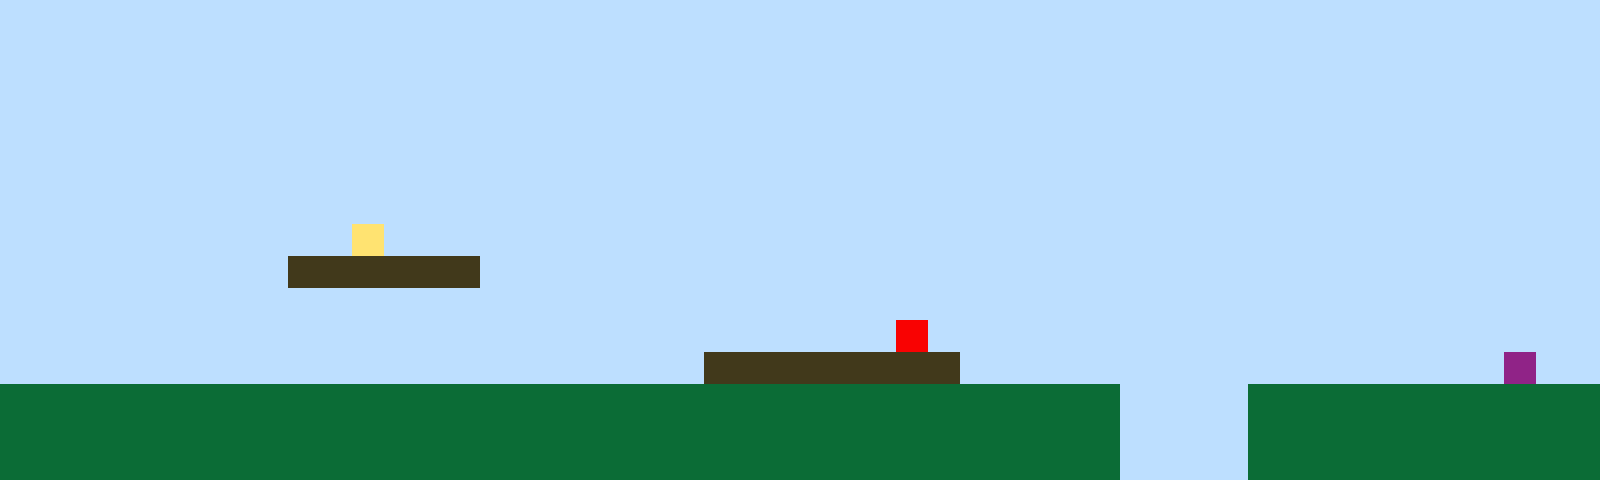

A level layout from a 2D game, rendered from its tile map. Below: a short description, then the map file with its tile-grid data intact:
An orthogonal 50x15 tile map with 32x32 px tiles, 1 tile layer (Tile Layer 1).

<map version="1.10" tiledversion="1.11.2" orientation="orthogonal" renderorder="right-up" width="50" height="15" tilewidth="32" tileheight="32" infinite="0" nextlayerid="2" nextobjectid="1"><editorsettings><export target="map1.csv" format="csv" /></editorsettings><tileset firstgid="1" name="sprites" tilewidth="32" tileheight="32" tilecount="6" columns="3"><image source="sprites.png" width="96" height="64" /></tileset><layer id="1" name="Tile Layer 1" width="50" height="15"><data encoding="csv">1,1,1,1,1,1,1,1,1,1,1,1,1,1,1,1,1,1,1,1,1,1,1,1,1,1,1,1,1,1,1,1,1,1,1,1,1,1,1,1,1,1,1,1,1,1,1,1,1,1,1,1,1,1,1,1,1,1,1,1,1,1,1,1,1,1,1,1,1,1,1,1,1,1,1,1,1,1,1,1,1,1,1,1,1,1,1,1,1,1,1,1,1,1,1,1,1,1,1,1,1,1,1,1,1,1,1,1,1,1,1,1,1,1,1,1,1,1,1,1,1,1,1,1,1,1,1,1,1,1,1,1,1,1,1,1,1,1,1,1,1,1,1,1,1,1,1,1,1,1,1,1,1,1,1,1,1,1,1,1,1,1,1,1,1,1,1,1,1,1,1,1,1,1,1,1,1,1,1,1,1,1,1,1,1,1,1,1,1,1,1,1,1,1,1,1,1,1,1,1,1,1,1,1,1,1,1,1,1,1,1,1,1,1,1,1,1,1,1,1,1,1,1,1,1,1,1,1,1,1,1,1,1,1,1,1,1,1,1,1,1,1,1,1,1,1,1,1,1,1,1,1,1,1,1,1,1,1,1,1,1,1,1,1,1,1,1,1,1,1,1,1,1,1,1,1,1,1,1,1,1,1,1,1,1,1,1,1,1,1,1,1,1,1,1,1,1,1,1,1,1,1,1,1,1,1,1,1,1,1,1,1,1,1,1,1,1,1,1,1,1,1,1,1,1,1,1,1,1,1,1,1,1,1,1,1,1,1,1,1,1,1,1,1,1,1,1,1,1,1,1,1,1,1,1,1,1,1,1,1,1,4,1,1,1,1,1,1,1,1,1,1,1,1,1,1,1,1,1,1,1,1,1,1,1,1,1,1,1,1,1,1,1,1,1,1,1,1,1,1,1,1,1,1,1,1,1,1,1,3,3,3,3,3,3,1,1,1,1,1,1,1,1,1,1,1,1,1,1,1,1,1,1,1,1,1,1,1,1,1,1,1,1,1,1,1,1,1,1,1,1,1,1,1,1,1,1,1,1,1,1,1,1,1,1,1,1,1,1,1,1,1,1,1,1,1,1,1,1,1,1,1,1,1,1,1,1,1,1,1,1,1,1,1,1,1,1,1,1,1,1,1,1,1,1,1,1,1,1,1,1,1,1,1,1,1,1,1,1,1,1,1,1,1,1,1,1,1,5,1,1,1,1,1,1,1,1,1,1,1,1,1,1,1,1,1,1,1,1,1,1,1,1,1,1,1,1,1,1,1,1,1,1,1,1,1,1,1,1,1,1,1,3,3,3,3,3,3,3,3,1,1,1,1,1,1,1,1,1,1,1,1,1,1,1,1,1,6,1,1,2,2,2,2,2,2,2,2,2,2,2,2,2,2,2,2,2,2,2,2,2,2,2,2,2,2,2,2,2,2,2,2,2,2,2,1,1,1,1,2,2,2,2,2,2,2,2,2,2,2,2,2,2,2,2,2,2,2,2,2,2,2,2,2,2,2,2,2,2,2,2,2,2,2,2,2,2,2,2,2,2,2,2,2,2,1,1,1,1,2,2,2,2,2,2,2,2,2,2,2,2,2,2,2,2,2,2,2,2,2,2,2,2,2,2,2,2,2,2,2,2,2,2,2,2,2,2,2,2,2,2,2,2,2,2,1,1,1,1,2,2,2,2,2,2,2,2,2,2,2</data></layer></map>
